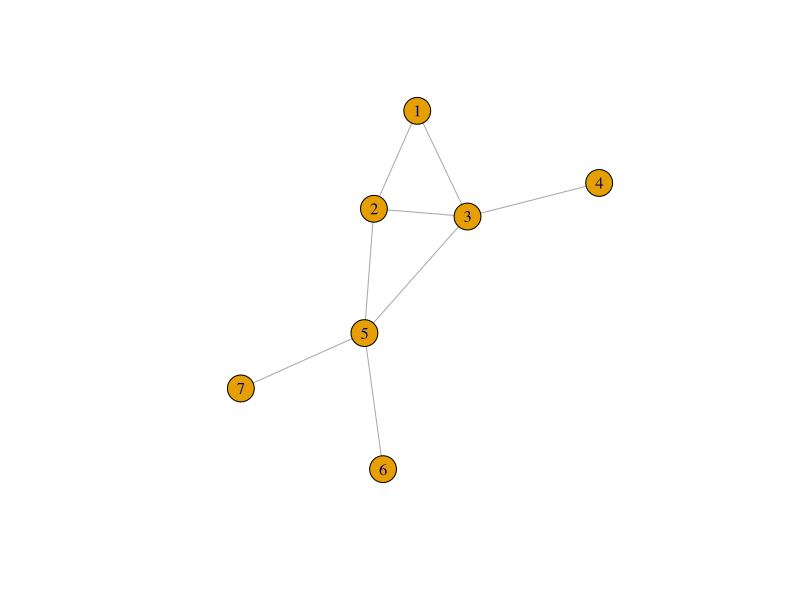
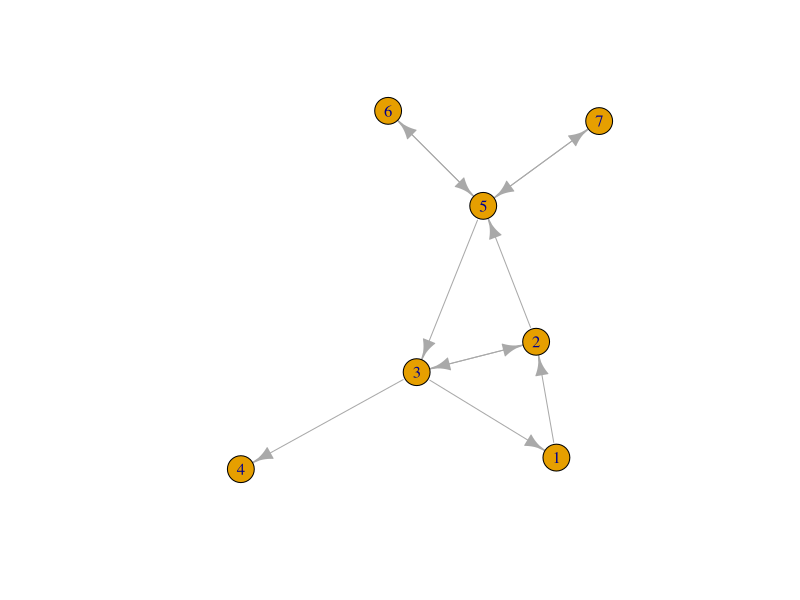
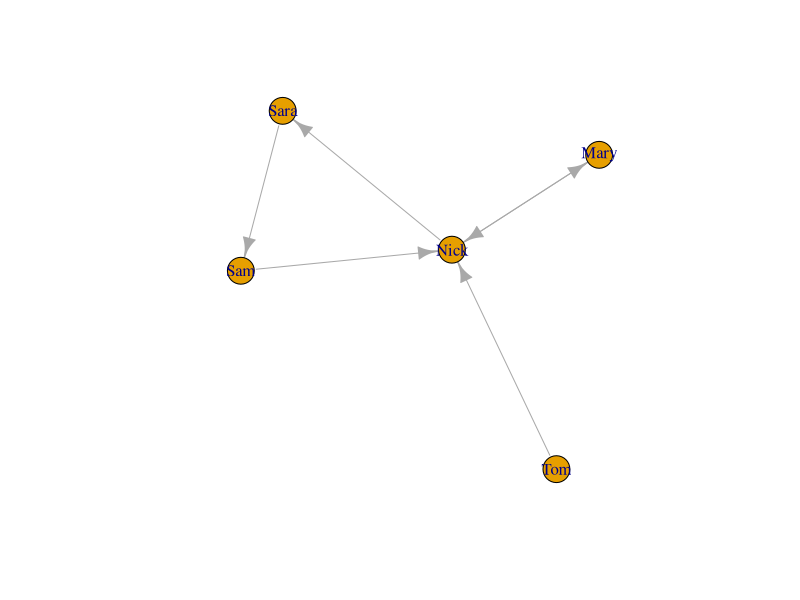
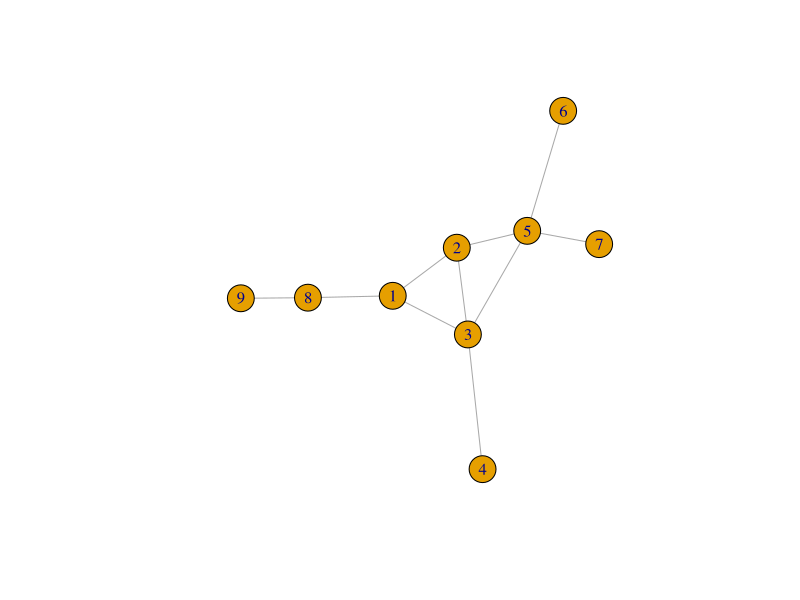
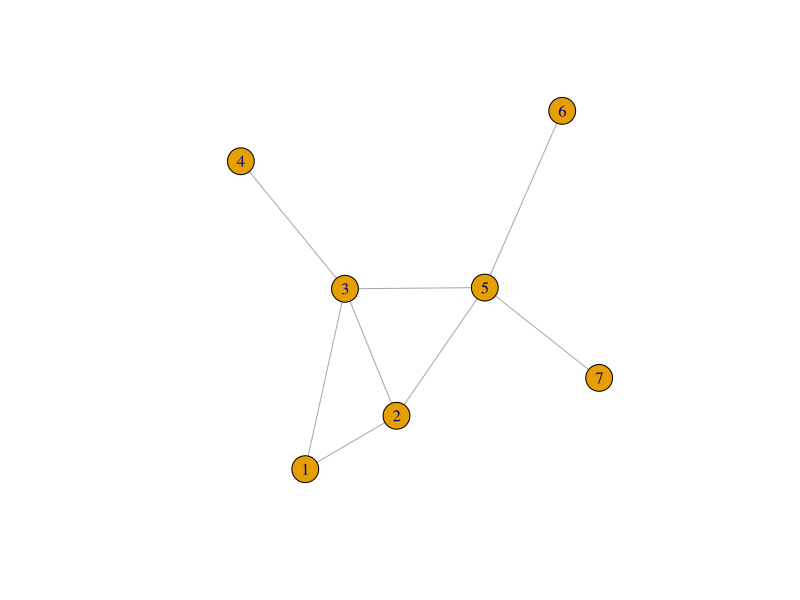
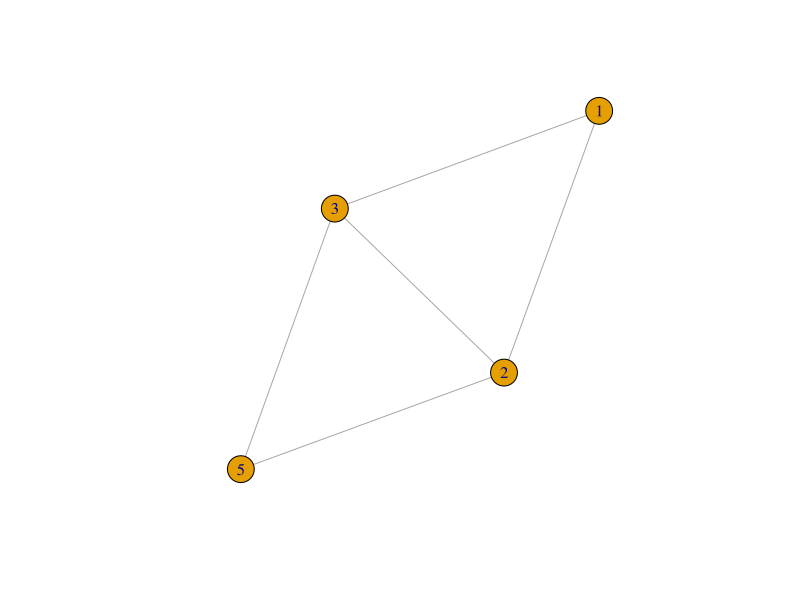
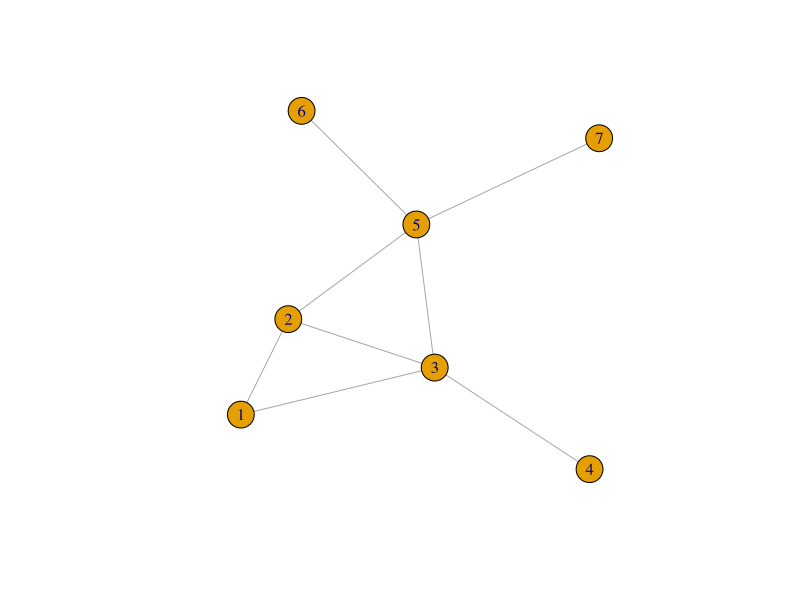
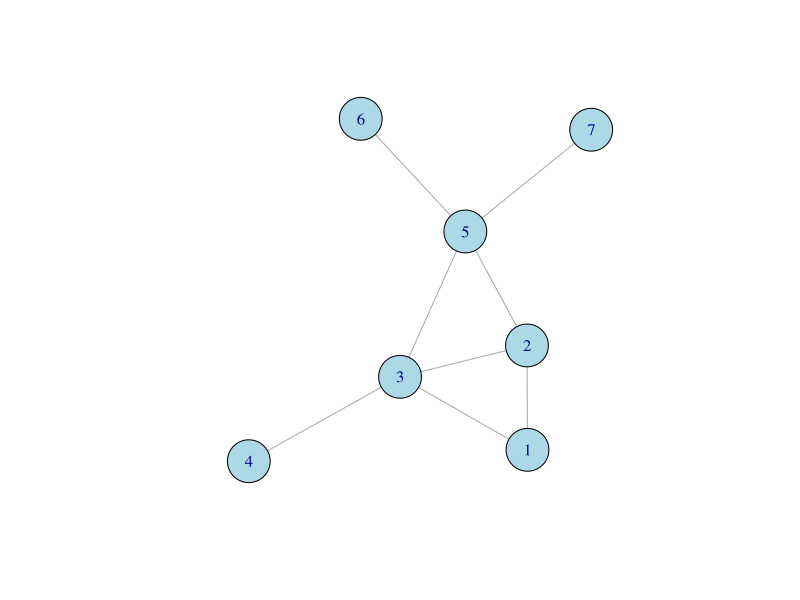

Write R code to recreate these figures, in order. (Note: this script raises an error after producing the figures.)
#'===========================================================================================
#'9595N1: Network Analysis and Infographics
#'Dr. Daniele Rotolo (www.danielerotolo.com)
#'SPRU Science Policy Research Unit, University of Sussex
#'===========================================================================================
#'S3: Network data collection -- Network data in igraph
#'===========================================================================================


#1.Remove objects and loading packages ---------- 
rm(list=ls())
library(igraph)



#2.Create an UNDIRECTED network, explore, and plot it  ----------
g <- graph.formula(1-2, 1-3, 2-3, 3-4, 2-5, 3-5, 5-6, 5-7)  #List of edges
g                                                           #Explore the network
V(g)                                                        #Nodes
E(g)                                                        #Edges
get.adjacency(g)                                            #Adjacency matrix
plot(g)                                                     #Display the network



#3.Create a DIRECTED network, explore, and plot it  ----------
g <- graph.formula(1-+2, 1+-3, 2++3, 3-+4, 2-+5, 3+-5, 5++6, 5++7)  #List of arcs
g                                                                   #Explore the network
V(g)                                                                #Nodes
E(g)                                                                #Edges
get.adjacency(g)                                                    #Adjacency matrix
plot(g)                                                             #Display the network



#4.Create a DIRECTED network, explore, and plot it (using names)  ----------
g <- graph.formula("Sam"-+"Nick", "Sam"+-"Sara", "Sara"+-"Nick",
                   "Mary"++"Nick", "Nick"+-"Tom")                   #List of arcs
g                                                                   #Explore the network
V(g)                                                                #Nodes
E(g)                                                                #Edges
get.adjacency(g)                                                    #Adjacency matrix
plot(g)                                                             #Display the network



#5.Add nodes and edges  ----------
g1 <- graph.formula(1-2, 1-3, 2-3, 3-4, 2-5, 3-5, 5-6, 5-7)  #Create a network as a list of edges
g2 <- g1 + vertices(c(8,9)) + edges(c(8,9), c(1,8))          #Add nodes and edges
plot(g2)                                                     #Display the network



#6.Select subgraphs  ----------
g <- graph.formula(1-2, 1-3, 2-3, 3-4, 2-5, 3-5, 5-6, 5-7)  #Create a network as a list of edges
plot(g)                                                     #Display the network
g_sub <- induced_subgraph(g, c(1,2,3,5))                    #Subgraph on the basis of nodes
plot(g_sub)                                                 #Display the network



#7.Change noodes and edges' color and size/width  ----------
g <- graph.formula(1-2, 1-3, 2-3, 3-4, 2-5, 3-5, 5-6, 5-7)  #Create a network as a list of edges
plot(g)                                                     #Display the network

V(g)$color <- "lightblue"                                   #Assign a color to nodes -- see http://www.stat.columbia.edu/~tzheng/files/Rcolor.pdf
V(g)$size <- 25                                             #Change node size
plot(g)                                                     #Display the network

E(g)$color <- "red"                                         #Assign a color to edges
E(g)$width <- 4                                             #Change edge width
plot(g)                                                     #Display the network

V(g)[5]$color <- "white"                                    #Color a specific node
E(g)[5 %--% 7]$color <- "green"                             #Color a specific edge
plot(g)                                                     #Display the network



#8.Assign attibutes to nodes and plot the network with these attributes  ----------
g <- graph.formula("Sam"-"Nick", "Sam"-"Sara", "Sara"-"Nick",
                   "Mary"-"Nick", "Nick"-"Tom")                   #List of arcs
g                                                                 #Explore the network
V(g)                                                              #Nodes

V(g)$gender <- c("Male", "Male", "Female", "Female", "Male")      #Assign a vector with gender information (attributes)

V(g)[V(g)$gender == "Male"]$color    <- "lightblue"               #Use the attribute (gender) to color nodes
V(g)[V(g)$gender == "Female"]$color  <- "pink" 
plot(g)

E(g)$width <- c(1, 5, 3, 5, 6)                                    #Assign a vector of different edge width (strength)
plot(g)                                                           #Display the network

E(g)$color <- ifelse(E(g)$width < 5, "red", "blue")               #Color edges on the basis of their width (strength)    
plot(g)                                                           #Display the network



#9.Save and load a network  ----------
setwd("<--DEFINE YOUR WORKING DIRECTORY-->")

write_graph(g, "network_with_names.gml", format = "gml")          #Save network data in GML

my_g <- read_graph("network_with_names.gml", format = "gml")      #Read network data in GML
plot(my_g)                                                        #Display the network



#10.Read the network from an edgelist  ----------
library(readr)
df <- read_csv("example_edge_list.csv")
g  <- graph_from_data_frame(df, directed = F)
plot(g)



#11.From dataframe to graph  ----------
library(tidyverse)                                                      #A library for data wrangling
PR <- read_csv("proj_org.csv") %>% separate_rows(Partners, sep = ";")   #Read dataframe and convert it to long format
PO <- as.matrix(table(PR$Project, PR$Partners))                         #Obtain project-organisation matrix from dataframe
OO <- t(PO)%*%PO                                                        #Adjacency matrix (organisation-organisation)
PP <- PO%*%t(PO)                                                        #Adjacency matrix (project-project)



#12.Organisation network  ----------
diag(OO) <- 0                                                           #Set diagonal to 0 (no self-loops)
OO_g <- graph_from_adjacency_matrix(OO, mode = "undirected")            #Obtain graph from adjacency matrix
plot(OO_g)                                                              #Plot network



#13.Project network  ----------
diag(PP) <- 0                                                           #Set diagonal to 0 (no self-loops)
PP_g <- graph_from_adjacency_matrix(PP, mode = "undirected")            #Obtain graph from adjacency matrix
plot(PP_g)                                                              #Plot network



#14.Back from adjacency matrix to dataset and edgelist   ----------
OO_df <- igraph::as_data_frame(OO_g, what = "both")                     
OO_df$vertices                                                          #Network as list of nodes with attributes
OO_df$edges                                                             #Network as list of edges 



#' EXERCISE   --- --- --- --- --- --- --- --- --- --- --- ---
#' 1. Recreate, in graph, the inter-organisatonal network 
#' examined in the first seminar;
#' 2. Display this network;
#' 3. Save the network as a PDF file;
#' 4. Colour "red" all nodes representing firms and 
#' "green" all the other nodes;
#' 5. Display the network;
#' 6. Save the network as a PDF file;
#' 7. Save the network as a GML file.
#' --- --- --- --- --- --- --- --- --- --- --- --- --- --- ---